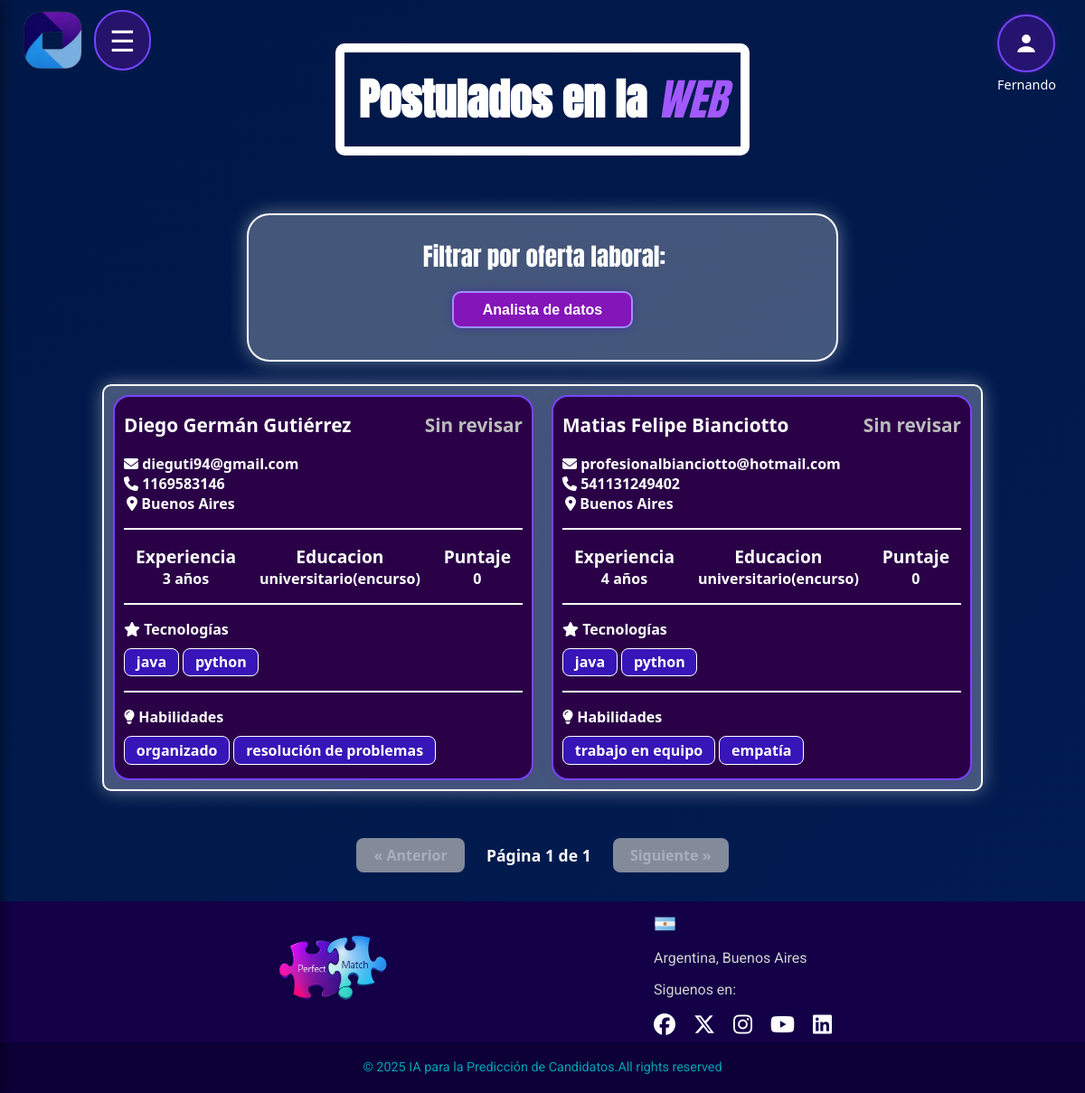
/postulantes (signed in), run on the app's committed database.
### app.py (models this page shows)
class OfertaLaboral(db.Model):
    __tablename__ = "oferta_laboral"
    idOfer = db.Column(db.Integer, primary_key=True, autoincrement=True)
    nombre = db.Column(db.String(200), nullable=False, unique=True)
    fecha_cierre = db.Column(db.DateTime, nullable=False)
    max_candidatos = db.Column(db.Integer, nullable=False)
    cant_candidatos = db.Column(db.Integer, nullable=False, default=0)
    remuneracion = db.Column(db.String(50), nullable=False)
    beneficio = db.Column(db.String(200), nullable=True)
    descripcion = db.Column(db.String(200), nullable=True)
    estado = db.Column(db.String(50), nullable=False, default="Activa")
    modalidad = db.Column(db.String(20), nullable=False)
    usuario_responsable = db.Column(db.String(100), nullable=False)
    postulaciones = db.relationship("Postulacion", back_populates="oferta", cascade="all, delete-orphan", lazy=True)
    educaciones = db.relationship("OfertaEducacion", back_populates="oferta", lazy=True)
    tecnologias = db.relationship("OfertaTecnologia", back_populates="oferta", lazy=True)
    tecnologias2 = db.relationship("OfertaTecnologia2", back_populates="oferta", lazy=True)
    habilidades = db.relationship("OfertaHabilidad", back_populates="oferta", lazy=True)
    habilidades2 = db.relationship("OfertaHabilidad2", back_populates="oferta", lazy=True)

class Candidato(db.Model):
    __tablename__ = "candidato"
    id = db.Column(db.String, primary_key=True)  # Usamos el correo como ID único
    nombre = db.Column(db.String(100), nullable=False)
    apellido = db.Column(db.String(100), nullable=False)
    mail = db.Column(db.String(100), nullable=False, unique=True)
    telefono = db.Column(db.String(50), nullable=False)
    ubicacion = db.Column(db.String(100), nullable=False)
    experiencia = db.Column(db.Integer, nullable=True)
    idedu = db.Column(db.Integer, db.ForeignKey("educacion.idedu"), nullable=True)
    idtec = db.Column(db.Integer, db.ForeignKey("tecnologia.idtec"), nullable=True)
    idtec2 = db.Column(db.Integer, db.ForeignKey("tecnologia2.idtec2"), nullable=True)
    idhab = db.Column(db.Integer, db.ForeignKey("habilidad.idhab"), nullable=True)
    idhab2 = db.Column(db.Integer, db.ForeignKey("habilidad2.idhab2"), nullable=True)
    postulaciones = db.relationship("Postulacion", back_populates="candidato", cascade="all, delete-orphan")

class Educacion(db.Model):
    __tablename__ = 'educacion'
    idedu = db.Column(db.Integer, primary_key=True)
    nombre = db.Column(db.String(100), nullable=False, unique=True)

class Tecnologia(db.Model):
    __tablename__ = 'tecnologia'
    idtec = db.Column(db.Integer, primary_key=True)
    nombre = db.Column(db.String(100), nullable=False, unique=True)

class Tecnologia2(db.Model):
    __tablename__ = 'tecnologia2'
    idtec2 = db.Column(db.Integer, primary_key=True)
    nombre = db.Column(db.String(100), nullable=False, unique=True)

class Habilidad(db.Model):
    __tablename__ = 'habilidad'
    idhab = db.Column(db.Integer, primary_key=True)
    nombre = db.Column(db.String(100), nullable=False, unique=True)

class Habilidad2(db.Model):
    __tablename__ = 'habilidad2'
    idhab2 = db.Column(db.Integer, primary_key=True)
    nombre = db.Column(db.String(100), nullable=False, unique=True)

### app.py (the view, shortened to what this page needs)
@app.route("/postulantes")
@login_required(roles=["Admin_RRHH", "Supervisor"])
def postulantes():
    idOfer = request.args.get("idOfer")
    filtro = request.args.get("filtro")
    page = int(request.args.get("page", 1))
    per_page = 4
    ofertas = OfertaLaboral.query.all()
    if not idOfer:
        idOfer = request.form.get("idOfer") if request.method == "POST" else request.args.get("idOfer")
        if not idOfer and ofertas:
            idOfer = ofertas[0].idOfer
    ofertas_cerradas = OfertaLaboral.query.filter(
        OfertaLaboral.fecha_cierre <= datetime.now(), OfertaLaboral.estado == "Activa"
    ).all()
    for oferta in ofertas_cerradas:
        oferta.estado = "Cerrada"
        db.session.add(oferta)
        predecir_postulantes_automatica(oferta.idOfer)
        asignar_puntajes_automatica(oferta.idOfer)
        enviar_correos_automatica(oferta.idOfer)
    db.session.commit()
    postulaciones = Postulacion.query.filter_by(idOfer=idOfer).order_by(Postulacion.puntaje.desc()).all() if idOfer else Postulacion.query.order_by(Postulacion.puntaje.desc()).all()
    educacion_map = {edu.idedu: edu.nombre for edu in Educacion.query.all()}
    tecnologia_map = {tec.idtec: tec.nombre for tec in Tecnologia.query.all()}
    habilidad_map = {hab.idhab: hab.nombre for hab in Habilidad.query.all()}
    tecnologia2_map = {tec2.idtec2: tec2.nombre for tec2 in Tecnologia2.query.all()}
    habilidad2_map = {hab2.idhab2: hab2.nombre for hab2 in Habilidad2.query.all()}
    lista_postulantes = []
    for p in postulaciones:
        lista_postulantes.append({
            "nombre": p.candidato.nombre,
            "apellido": p.candidato.apellido,
            "email": p.candidato.mail,
            "telefono": p.candidato.telefono,
            "ubicacion": p.candidato.ubicacion,
            "experiencia": p.experiencia,
            "educacion": educacion_map.get(p.idedu, ""),
            "puntaje": p.puntaje,
            "tecnologias": [
                tecnologia_map.get(p.idtec, ""),
                tecnologia2_map.get(p.idtec2, "")
            ],
            "habilidades": [
                habilidad_map.get(p.idhab, ""),
                habilidad2_map.get(p.idhab2, "")
            ],
            "apto": "Apto" if p.aptitud is True else ("No apto" if p.aptitud is False else "Sin revisar"),
            "oferta": p.oferta.nombre if p.oferta else ""
        })
    if filtro == "apto":
        lista_postulantes = [p for p in lista_postulantes if p["apto"] == "Apto"]
    total = len(lista_postulantes)
    total_pages = max(1, ceil(total / per_page))
    start = (page - 1) * per_page
    end = start + per_page
    postulantes_pagina = lista_postulantes[start:end]
    return render_template(
    "postulantes.html",
    postulantes=postulantes_pagina,
    ofertas=OfertaLaboral.query.all(),
    idOfer=idOfer,
    page=page,
    total_pages=total_pages
)

### templates/postulantes.html (shortened to what this page needs)
<!DOCTYPE html>
<html lang="es">
<head>
  <link rel="stylesheet" href="{{ url_for('static', filename='postulantes.css') }}">
  <link rel="stylesheet" href="{{ url_for('static', filename='css/header_general.css') }}">
  <link rel="stylesheet" href="{{ url_for('static', filename='css/menu.css') }}">
  <link rel="stylesheet" href="{{ url_for('static', filename='css/footer.css') }}">
  <link rel="stylesheet" href="https://cdnjs.cloudflare.com/ajax/libs/font-awesome/6.5.0/css/all.min.css">
</head>
<body>
  {% include "layout/header_general.html" %}
  {% include "layout/menu.html" %}
  <h1>Postulados en la <span class="subtitulo">WEB</span></h1>
  <form method="get" action="{{ url_for('postulantes') }}">
    <label for="idOfer" class="filtro-label">Filtrar por oferta laboral:</label>
    <select name="idOfer" class="custom-select" onchange="this.form.submit()">
      {% for oferta in ofertas %}
      <option style="background-color: #3815b8 !important; color: white;" value="{{ oferta.idOfer }}" {% if
        oferta.idOfer|string==idOfer|string %}selected{% endif %}>
        {{ oferta.nombre }}
      </option>
      {% endfor %}
    </select>
  </form>
  {% if postulantes|length == 0 %}
    <div class="no-candidatos-msg">
      No hay candidatos disponibles para esta oferta.
    </div>
  {% else %}
  <div class="cards-container">
    {% for postulante in postulantes %}
    <div class="postulante-card">
      <div class="card-header">
        <h2>{{ postulante.nombre }} {{ postulante.apellido }}
        <span class="aptitud-label {% if postulante.apto == 'Apto' %}apto{% elif postulante.apto == 'No apto' %}noapto{% else %}sinrevisar{% endif %}">
          {{ postulante.apto }}
        </span>
        </h2>
        <div class="card-contact">
          <i class="fa-solid fa-envelope icono-card"></i> {{ postulante.email }}<br>
          <i class="fa-solid fa-phone"></i> {{ postulante.telefono }}<br>
          <i class="fa-solid fa-location-dot"></i> {{ postulante.ubicacion }}
        </div>
      </div>
      <hr>
      <div class="card-info-row">
        <section class="info-section">
          <span class="info-label">Experiencia</span>
          <span>{{ postulante.experiencia }} años</span>
        </section>
        <section class="info-section">
          <span class="info-label">Educacion</span>
          <span>{{ postulante.educacion }}</span>
        </section>
        <section class="info-section">
          <span class="info-label">Puntaje</span>
          <span>{{ postulante.puntaje }}</span>
        </section>
      </div>
      <hr>
      <div class="card-tec">
        <i class="fa-solid fa-star icono-card"></i>
        <span class="tec-label">Tecnologías</span>
        <div class="tec-tags">
          {% for tec in postulante.tecnologias %}
            <span class="tag">{{ tec }}</span>
          {% endfor %}
        </div>
      </div>
      <hr>
      <div class="card-hab">
        <i class="fa-solid fa-lightbulb icono-card"></i>
        <span class="hab-label">Habilidades</span>
        <div class="hab-tags">
          {% for hab in postulante.habilidades %}
            <span class="tag">{{ hab }}</span>
          {% endfor %}
        </div>
      </div>
    </div>
    {% endfor %}
  </div>
{% endif %}
  <div class="pagination">
  <a href="{% if page > 1 %}{{ url_for('postulantes', idOfer=idOfer, page=page-1) }}{% else %}#{% endif %}"
     class="page-btn{% if page <= 1 %} disabled{% endif %}"
     {% if page <= 1 %}tabindex="-1" aria-disabled="true"{% endif %}>
    &laquo; Anterior
  </a>
  <span class="page-info">Página {{ page }} de {{ total_pages }}</span>
  <a href="{% if page < total_pages %}{{ url_for('postulantes', idOfer=idOfer, page=page+1) }}{% else %}#{% endif %}"
     class="page-btn{% if page >= total_pages %} disabled{% endif %}"
     {% if page >= total_pages %}tabindex="-1" aria-disabled="true"{% endif %}>
    Siguiente &raquo;
  </a>
</div>
  {% include "layout/footer.html" %}
</body>
</html>

### templates/layout/header_general.html (shortened to what this page needs)
<header>
    <div>
        <img class="logo" src="{{ url_for('static', filename='images/logoApptitudAI.png') }}" alt="Logo de ApptitudAI">
    </div>
    <div class="user-menu-wrapper">
        <label for="user-toggle" class="user-main">
            <div class="user-button">
                <svg viewBox="0 0 16 16" xmlns="http://www.w3.org/2000/svg" width="26" height="26">
                    <circle cx="8" cy="5" r="3" fill="#ffffff" />
                    <path d="M2 14c0-3 4-4 6-4s6 1 6 4" fill="#ffffff" />
                </svg>
            </div>
            <div class="user-name">
                <p style="color: white; margin: 4px 0 0 0; font-size: 0.9rem;">{{ session.get('username') }}</p>
            </div>
        </label>
    </div>
</header>

### templates/layout/menu.html (shortened to what this page needs)
<label for="menu-toggle" class="menu-icon">&#9776;</label>

### templates/layout/footer.html
<footer class="footer">
    <div class="footer-content">
        <div class="footer-logo">
            <img src="{{ url_for('static', filename='images/logoPerfectMatch.png') }}" alt="PF Image">
        </div>
        <div class="footer-contacts">
            <div class="footer-country">
                <div class="address">
                    <img src="{{ url_for('static', filename='images/ArgentinaS.png') }}" alt="Argentina Flag">
                    <p>Argentina, Buenos Aires</p>
                    <p>Siguenos en:</p>
                    <div class="social-media">
                        <a href="#"><i class="fa-brands fa-facebook"></i></a>
                        <a href="#"><i class="fa-brands fa-x-twitter"></i></a>
                        <a href="#"><i class="fa-brands fa-instagram"></i></a>
                        <a href="#"><i class="fa-brands fa-youtube"></i></a>
                        <a href="#"><i class="fa-brands fa-linkedin"></i></a>
                    </div>
                </div>
            </div>
        </div>
    </div>
    <div class="footer-bottom">
        <p>© 2025 IA para la Predicción de Candidatos.All rights reserved</p>
    </div>
</footer>

### data on the page
OfertaLaboral: get "Fernando"
Candidato: nombre "Diego Germán", apellido "Gutiérrez", email "dieguti94@gmail.com", telefono "1169583146", ubicacion "Buenos Aires"
Educacion: educacion "universitario(encurso)" "universitario(encurso)"
Tecnologia: nombre "java"
Tecnologia2: nombre "python"
Habilidad: nombre "organizado"
Habilidad2: nombre "resolución de problemas"
Candidato: nombre "Matias Felipe", apellido "Bianciotto", email "profesionalbianciotto@hotmail.com", telefono "541131249402", ubicacion "Buenos Aires"
Habilidad: nombre "trabajo en equipo"
Habilidad2: nombre "empatía"

### other printed values
{{ postulante.apto }} "Sin revisar" "Sin revisar"
{{ postulante.experiencia }} "3" "4"
{{ postulante.puntaje }} "0" "0"
{{ page }} "1"
{{ total_pages }} "1"
form field idOfer "Analista de datos"
